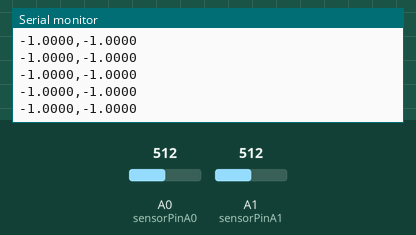
Bench run of a sketch on a simulated Arduino Uno, built with avr-gcc and run on an emulated ATmega328P. On the bench: the last lines printed to the serial monitor. The test bench sets the inputs (shaded band); at power-on: A0 (sensorPinA0) = 512, A1 (sensorPinA1) = 512.

Above: at 2.2 s.
2.3 s: A0 (sensorPinA0) set to 716
At 2.33 s:
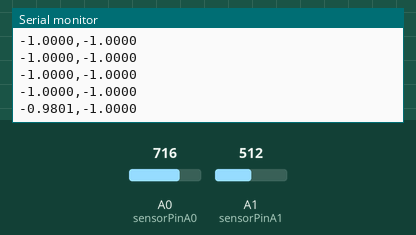
3.8 s: A1 (sensorPinA1) set to 716
At 3.85 s:
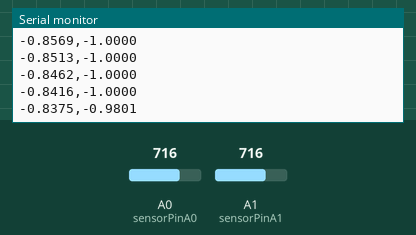
5.3 s: A0 (sensorPinA0) set to 900
At 5.37 s:
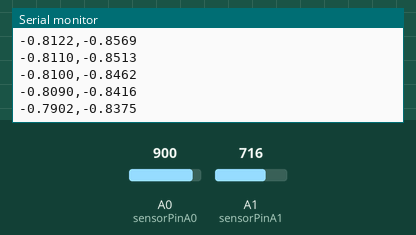
6.8 s: A1 (sensorPinA1) set to 900
At 6.9 s:
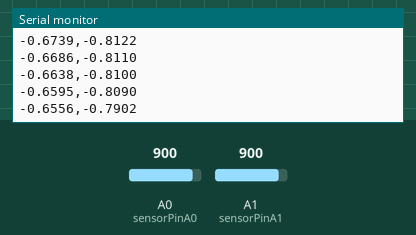
Timing chart, 0 to 9.3 s (numbered marks = the images above; inputs shaded):
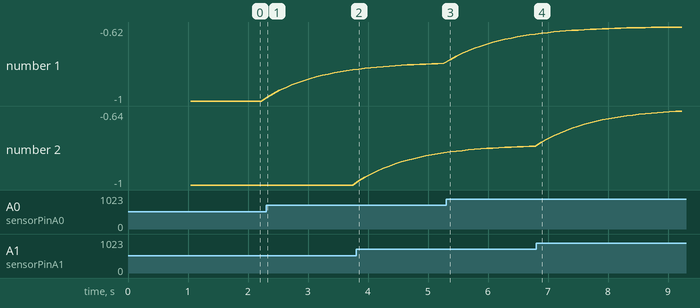

The sketch:

Arduino_baseline.ino
```cpp
const int sensorPinA0 = A0;
const int sensorPinA1 = A1;

int baselineA0 = 0;
int baselineA1 = 0;

int stableCountA0 = 0;
int stableCountA1 = 0;

const int stabilityThreshold = 10;    // allowable noise range
const int maxStableCount = 50;        // how many stable readings before updating baseline

float smoothedA0 = 0.0;
float smoothedA1 = 0.0;
const float alpha = 0.1;              // smoothing factor

void setup() {
  Serial.begin(9600);
  delay(1000);
  baselineA0 = analogRead(sensorPinA0);
  baselineA1 = analogRead(sensorPinA1);
  Serial.println("Auto-calibrating Velostat interface...");
}

void loop() {
  int rawA0 = analogRead(sensorPinA0);
  int rawA1 = analogRead(sensorPinA1);

  // ==== A0 Auto-baseline logic ====
  if (abs(rawA0 - baselineA0) < stabilityThreshold) {
    stableCountA0++;
    if (stableCountA0 > maxStableCount) {
      baselineA0 = (baselineA0 * 9 + rawA0) / 10;  // smooth baseline update
      stableCountA0 = maxStableCount;
    }
  } else {
    stableCountA0 = 0;
  }

  // ==== A1 Auto-baseline logic ====
  if (abs(rawA1 - baselineA1) < stabilityThreshold) {
    stableCountA1++;
    if (stableCountA1 > maxStableCount) {
      baselineA1 = (baselineA1 * 9 + rawA1) / 10;
      stableCountA1 = maxStableCount;
    }
  } else {
    stableCountA1 = 0;
  }

  // Subtract baseline to get relative values
  int relativeA0 = rawA0 - baselineA0;
  int relativeA1 = rawA1 - baselineA1;

  // Optional smoothing
  smoothedA0 = alpha * relativeA0 + (1 - alpha) * smoothedA0;
  smoothedA1 = alpha * relativeA1 + (1 - alpha) * smoothedA1;

  // Map to -1.0 to 0.0 (optional depending on your model)
  float normA0 = constrain(-1.0 + (smoothedA0 / 1023.0), -1.0, 0.0);
  float normA1 = constrain(-1.0 + (smoothedA1 / 1023.0), -1.0, 0.0);

  Serial.print(normA0, 4);
  Serial.print(",");
  Serial.println(normA1, 4);

  delay(100);  // send data every 100ms
}
```

Measured:
- after the input at 2.3 s, the serial monitor: prints a new line at once (image 1)
- after the input at 3.8 s, the serial monitor: prints a new line at once (image 2)
- after the input at 5.3 s, the serial monitor: prints a new line after 0.07 s (image 3)
- after the input at 6.8 s, the serial monitor: prints a new line after 0.09 s (image 4)
- plotted number 1: -1 → -0.84 after the input at 2.3 s, -0.81 → -0.66 after the input at 5.3 s
